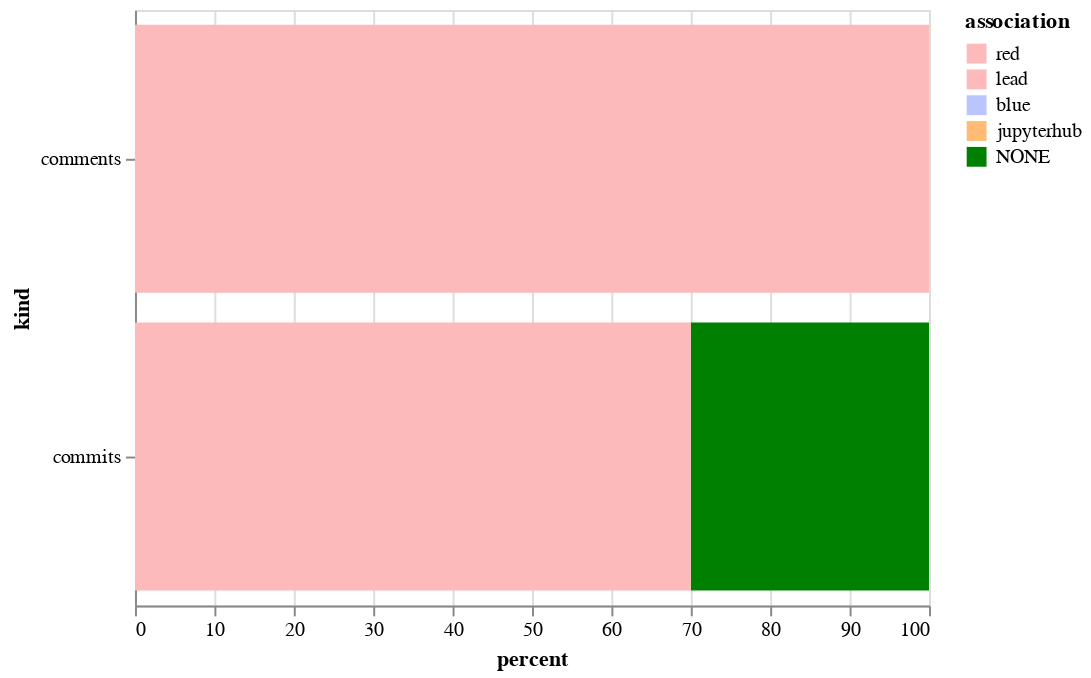

The notebook cell saved with this chart:
### Code cell
alt.Chart(sum_both).mark_bar().encode(
    x='percent',
    y='kind',
    color=alt.Color('association', sort=["CONTRIBUTOR", "MEMBER", "NONE"], scale=color_scale)
)

### Figure 1 — Vega-Lite specification as saved in the notebook (floating-point values rounded to 4 significant figures)
{"$schema": "https://vega.github.io/schema/vega-lite/v2.6.0.json", "config": {"view": {"height": 300, "width": 400}}, "data": {"name": "data-c9aa1ae1f007dce3a4c889273366e4c4"}, "datasets": {"data-c9aa1ae1f007dce3a4c889273366e4c4": [{"association": "lead", "kind": "comments", "percent": 100.0}, {"association": "NONE", "kind": "commits", "percent": 30.0}, {"association": "lead", "kind": "commits", "percent": 70.0}]}, "encoding": {"color": {"field": "association", "scale": {"domain": ["red", "lead", "blue", "jupyterhub", "NONE"], "range": ["#fdbaba", "#fdbaba", "#bac5fd", "#ffbb74", "green"]}, "sort": ["CONTRIBUTOR", "MEMBER", "NONE"], "type": "nominal"}, "x": {"field": "percent", "type": "quantitative"}, "y": {"field": "kind", "type": "nominal"}}, "mark": "bar"}
